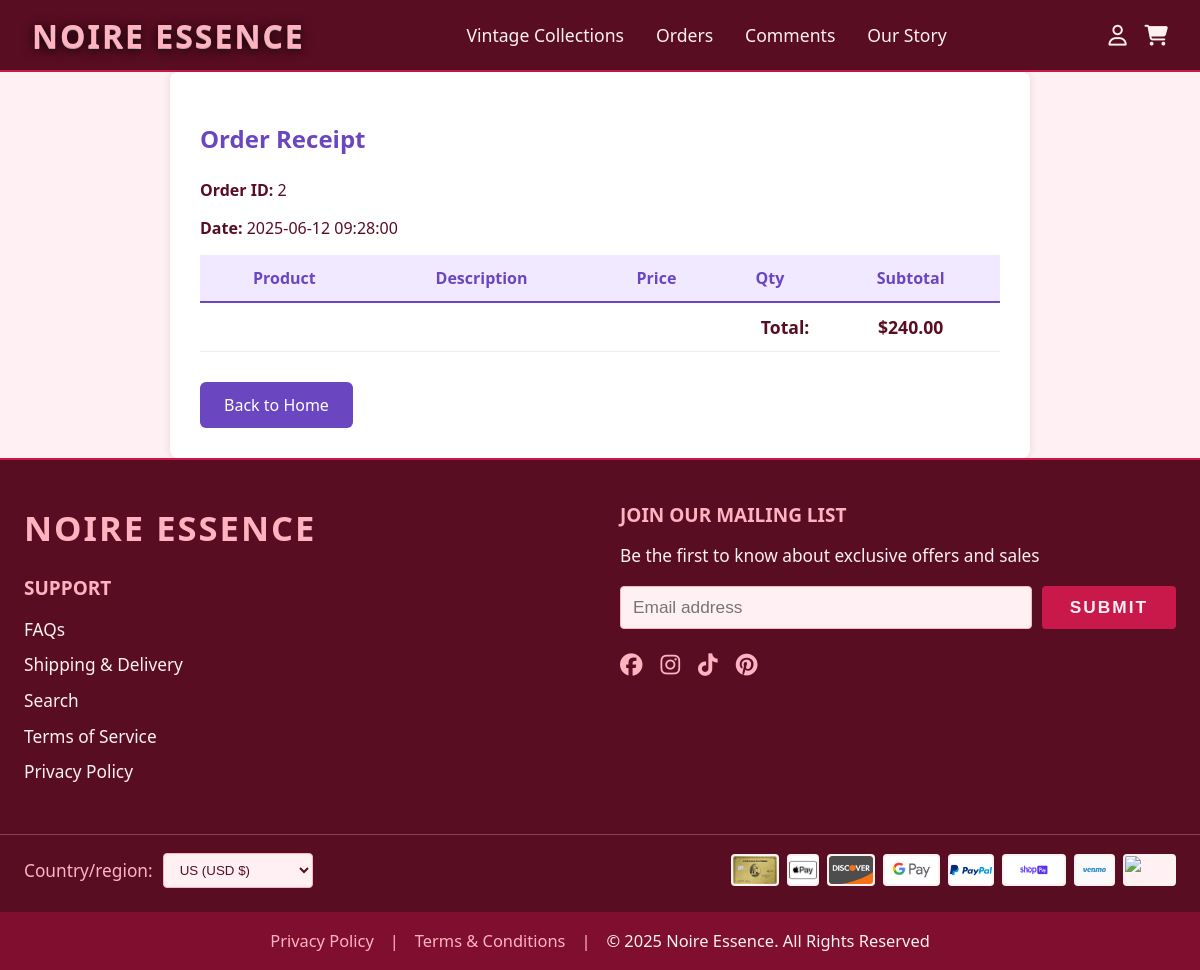
/view/receipt.php?order_id=2 (signed in), run on the app's committed database.
### tables this page shows
CREATE TABLE `orders` (
  `orderID` int(11) NOT NULL,
  `userID` int(11) DEFAULT NULL,
  `orderDate` timestamp NOT NULL DEFAULT current_timestamp(),
  `totalAmount` decimal(10,2) DEFAULT NULL
);

### view/receipt.php (the view, shortened to what this page needs)
<?php
$orderId = $_GET['order_id'] ?? null;
$database = new Database();
$db = $database->getConnection();
$orderStmt = $db->prepare("SELECT * FROM orders WHERE orderID = :orderID AND userID = :userID");
$orderStmt->execute([':orderID' => $orderId, ':userID' => $_SESSION['user_id']]);
$order = $orderStmt->fetch();
?>
<!DOCTYPE html>
<html>
<head>
</head>
<body>
<?php include __DIR__ . '/header.php'; ?>
<div class="container">
    <h2>Order Receipt</h2>
    <p><strong>Order ID:</strong> <?= htmlspecialchars($order['orderID']) ?></p>
    <p><strong>Date:</strong> <?= htmlspecialchars($order['orderDate']) ?></p>
    <table>
        <thead>
            <tr>
                <th>Product</th>
                <th>Description</th>
                <th>Price</th>
                <th>Qty</th>
                <th>Subtotal</th>
            </tr>
        </thead>
        <tbody>
            <tr class="total-row">
                <td colspan="4" style="text-align: right;">Total:</td>
                <td>$<?= number_format($order['totalAmount'], 2) ?></td>
            </tr>
        </tbody>
    </table>
    <a href="/online_store/view/index.php" class="btn">Back to Home</a>
</div>
<?php include __DIR__ . '/footer.php'; ?>
</body>
</html>

### view/receipt.php (style rules this page uses)
body { font-family: Arial, sans-serif; background: #f7f7f7; padding: 20px; }
.container { max-width: 800px; margin: auto; background: #fff; padding: 30px; border-radius: 8px; box-shadow: 0 0 10px rgba(0,0,0,0.1); }
h2 { color: #6B46C1; margin-bottom: 24px; }
table { width: 100%; border-collapse: collapse; margin-bottom: 20px; }
th, td { padding: 12px; text-align: center; border-bottom: 1px solid #eee; }
th { background-color: #f0e9ff; color: #6B46C1; }
.total-row td { font-weight: bold; font-size: 1.1em; border-top: 2px solid #6B46C1; }
.btn { background-color: #6B46C1; color: #fff; padding: 12px 24px; text-decoration: none; border-radius: 6px; display: inline-block; margin-top: 10px; }

### view/header.php (style rules this page uses)
body { background: #fff0f3; color: #590d22; font-family: 'Segoe UI', Arial, sans-serif; margin: 0; padding: 0; }

### data on the page
orders: orderID "2", orderDate "2025-06-12 09:28:00", totalAmount "240.00"
